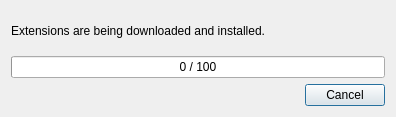
<?xml version="1.0" encoding="UTF-8"?>
<ui version="4.0">
 <class>ExtensionDownloadDlg</class>
 <widget class="QDialog" name="ExtensionDownloadDlg">
  <property name="geometry">
   <rect>
    <x>0</x>
    <y>0</y>
    <width>396</width>
    <height>117</height>
   </rect>
  </property>
  <property name="windowTitle">
   <string>Extension download</string>
  </property>
  <layout class="QGridLayout" name="gridLayout">
   <item row="0" column="0">
    <widget class="QLabel" name="label">
     <property name="text">
      <string>Extensions are being downloaded and installed.</string>
     </property>
    </widget>
   </item>
   <item row="1" column="0">
    <widget class="QProgressBar" name="progressBar">
     <property name="value">
      <number>0</number>
     </property>
     <property name="format">
      <string>%v / %m</string>
     </property>
    </widget>
   </item>
   <item row="2" column="0">
    <widget class="QDialogButtonBox" name="buttonBox">
     <property name="orientation">
      <enum>Qt::Horizontal</enum>
     </property>
     <property name="standardButtons">
      <set>QDialogButtonBox::Cancel</set>
     </property>
    </widget>
   </item>
  </layout>
 </widget>
 <resources/>
 <connections>
  <connection>
   <sender>buttonBox</sender>
   <signal>accepted()</signal>
   <receiver>ExtensionDownloadDlg</receiver>
   <slot>accept()</slot>
   <hints>
    <hint type="sourcelabel">
     <x>248</x>
     <y>254</y>
    </hint>
    <hint type="destinationlabel">
     <x>157</x>
     <y>274</y>
    </hint>
   </hints>
  </connection>
  <connection>
   <sender>buttonBox</sender>
   <signal>rejected()</signal>
   <receiver>ExtensionDownloadDlg</receiver>
   <slot>reject()</slot>
   <hints>
    <hint type="sourcelabel">
     <x>316</x>
     <y>260</y>
    </hint>
    <hint type="destinationlabel">
     <x>286</x>
     <y>274</y>
    </hint>
   </hints>
  </connection>
 </connections>
</ui>
